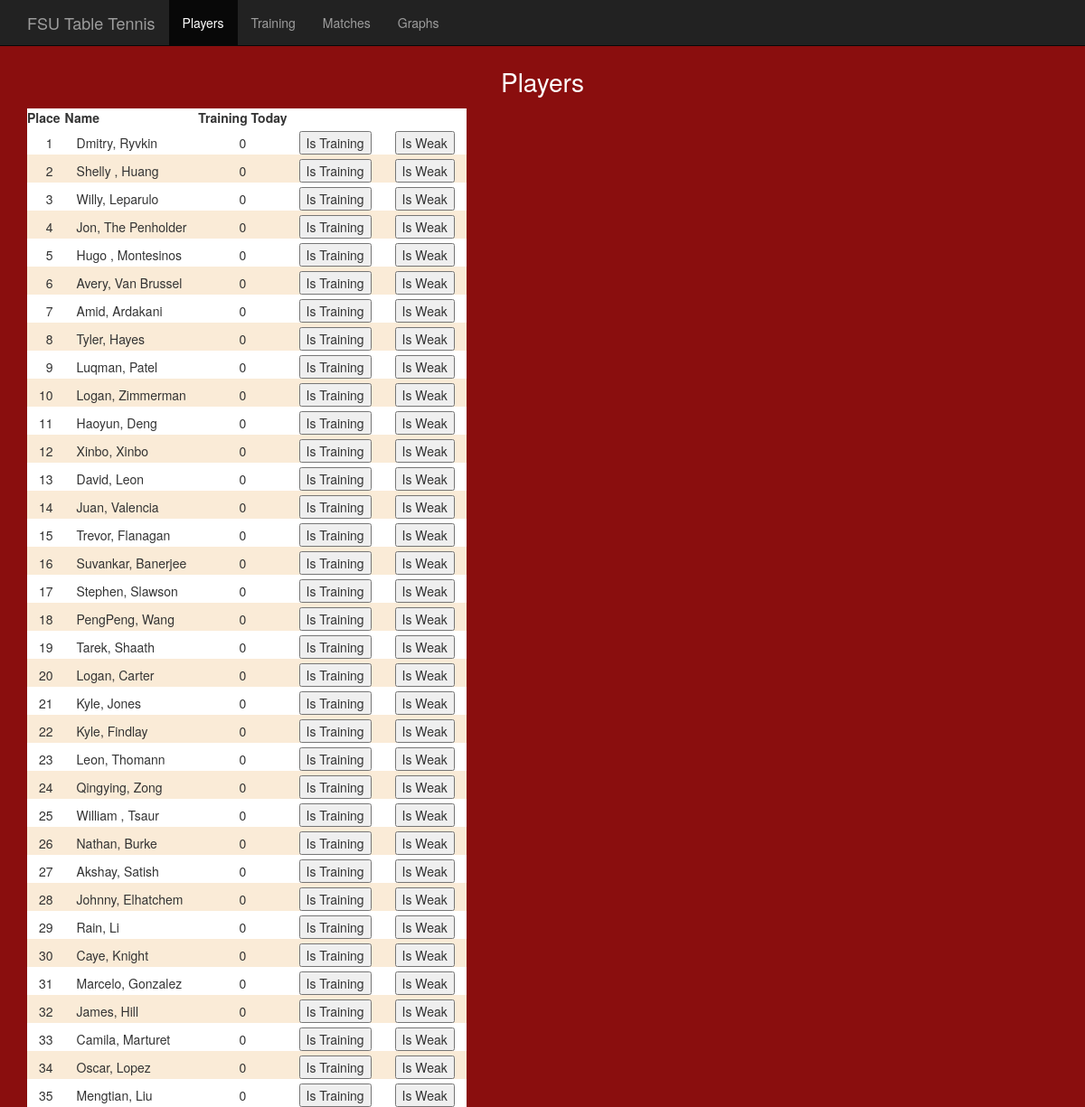
/Training.php, run on the app's committed database.
### tables this page shows
CREATE TABLE `players` (
  `id_player` int(11) NOT NULL,
  `name` text NOT NULL,
  `last` text NOT NULL,
  `rating` int(11) NOT NULL,
  `usatt_rat` int(11) DEFAULT NULL,
  `fk_club` int(11) NOT NULL,
  `startdate` date NOT NULL,
  `email` varchar(100) DEFAULT NULL,
  `training` tinyint(1) DEFAULT '0'
);

### Training/TablesManager.php (called while the page is built, shortened)
<?php
require_once(__ROOT__."/PHP/DBadmin.php");
require_once(__ROOT__."/PHP/CommonSQL.php");
require_once(__ROOT__."/Players/PlayersSQL.php");
$players = getAllPlayers();
include("PlayersTable.php");
?>

### PHP/DBadmin.php (called while the page is built, shortened)
<?php
function runQuery($query)
{
	$con = connectDB();
    $result=mysqli_query($con,$query);
    return $result;
}
function getRowsFromResource($resource){
    $i = 0;
    while($row = mysqli_fetch_row($resource)){
        $rows[$i] = $row;
        $i++;
    }
    return $rows;
}
function connectDB()
{
    $user = "aquigaza_fsuttra";
    $pw = "4Y=.aP8JZgdd78=S";
    $database = "aquigaza_fsutt_local";
    $server="localhost";
	$con = mysqli_connect($server,$user,$pw,$database);
    return $con;
}
?>

### Players/PlayersSQL.php (called while the page is built, shortened)
<?php
function getAllPlayers(){
	$query = "SELECT * FROM aquigaza_fsutt_local.players ORDER by rating DESC";
    $resource = runQuery($query);
	return ozRunQuery($resource);
}
?>

### PHP/CommonSQL.php (called while the page is built)
<?php
function ozRunQuery($resource){
    if($resource){
        $rows = getRowsFromResource($resource);
        return $rows;
    }
    return null;
}
?>

### Training/PlayersTable.php (the view, shortened to what this page needs)
<p class="mainTitle"> Tables assignment </p>
<p class="mainTitle"> Players </p>
<table class="mainTable">
		<?php
		if(!empty($players)){
			echo "<tr>";
			$columns = array("Place", "Name","Training Today");
			foreach($columns as $col){ echo "<th class='players'>$col</th>"; }
			echo "</tr>";
			$count = 0;
			foreach($players as $row){
				if( fmod($count,2) == 0){
					$class = 'oddrow';
				}else{
					$class = 'evenrow';
				}
				echo "<tr>";
				$count ++;
				echo "<td class='$class' style='text-align: right'>$count</td>\n";
							echo "<td class='$class'>",$row[1],", ",$row[2],"</td>\n";
					echo "<td class='$class' style='text-align: center;'>",$row[8],"</td>\n";
					echo "<td class='$class' style='text-align: center;width: 70px'>
						<input type='button' value='Is Training' onclick='isTraining(",$row[0],")'/></td>\n";
					echo "<td class='$class' style='text-align: center;width: 70px'>
						<input type='button' value='Is Weak' onclick='isNotTraining(",$row[0],")'/></td></tr>\n";
			}
		}
		?>
</table>

### common/CSS/main.css (style rules this page uses)
.mainTitle { font-size: 28px; color: appworkspace; text-align: center; margin: 10px; padding: 0px; }
table.mainTable { background-color:white; }
td.evenrow { background-color: antiquewhite; padding-left: 13px; padding-top: 5px; padding-right: 13px; }
td.oddrow { background-color: appworkspace; padding-left: 13px; padding-top: 5px; padding-right: 13px; }

### data on the page
players: name "Dmitry", last "Ryvkin", training "0"
players: name "Shelly", last "Huang", training "0"
players: name "Willy", last "Leparulo", training "0"
players: name "Jon", last "The Penholder", training "0"
players: name "Hugo", last "Montesinos", training "0"
players: name "Avery", last "Van Brussel", training "0"
players: name "Amid", last "Ardakani", training "0"
players: name "Tyler", last "Hayes", training "0"
players: name "Luqman", last "Patel", training "0"
players: name "Logan", last "Zimmerman", training "0"
players: name "Haoyun", last "Deng", training "0"
players: name "Xinbo", last "Xinbo", training "0"
players: name "David", last "Leon", training "0"
players: name "Juan", last "Valencia", training "0"
players: name "Trevor", last "Flanagan", training "0"
players: name "Suvankar", last "Banerjee", training "0"
players: name "Stephen", last "Slawson", training "0"
players: name "PengPeng", last "Wang", training "0"
players: name "Tarek", last "Shaath", training "0"
players: name "Logan", last "Carter", training "0"
players: name "Kyle", last "Jones", training "0"
players: name "Kyle", last "Findlay", training "0"
players: name "Leon", last "Thomann", training "0"
players: name "Qingying", last "Zong", training "0"
players: name "William", last "Tsaur", training "0"
players: name "Nathan", last "Burke", training "0"
players: name "Akshay", last "Satish", training "0"
players: name "Johnny", last "Elhatchem", training "0"
players: name "Rain", last "Li", training "0"
players: name "Caye", last "Knight", training "0"
players: name "Marcelo", last "Gonzalez", training "0"
players: name "James", last "Hill", training "0"
players: name "Camila", last "Marturet", training "0"
players: name "Oscar", last "Lopez", training "0"
players: name "Mengtian", last "Liu", training "0"

### other printed values
$col "Place"
$col "Name"
$col "Training Today"
